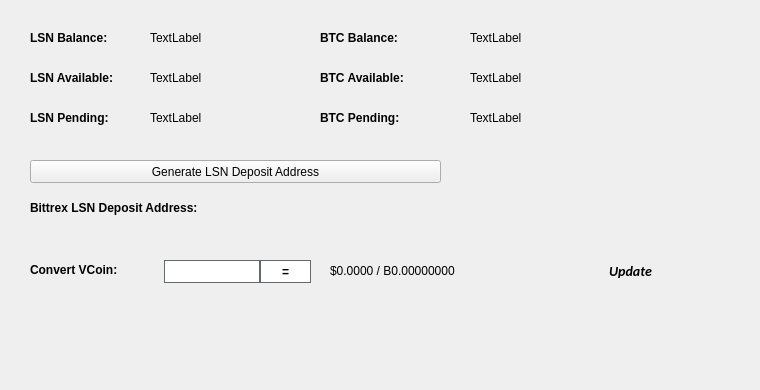
   <widget class="QWidget" name="BalanceTab">
    <attribute name="title">
     <string>Balance</string>
    </attribute>
    <widget class="QLabel" name="BitcoinBalanceLabel">
     <property name="geometry">
      <rect>
       <x>470</x>
       <y>30</y>
       <width>150</width>
       <height>16</height>
      </rect>
     </property>
     <property name="text">
      <string>TextLabel</string>
     </property>
    </widget>
    <widget class="QLabel" name="LSNBalanceLabel">
     <property name="geometry">
      <rect>
       <x>150</x>
       <y>30</y>
       <width>150</width>
       <height>16</height>
      </rect>
     </property>
     <property name="text">
      <string>TextLabel</string>
     </property>
    </widget>
    <widget class="QLabel" name="label_11">
     <property name="geometry">
      <rect>
       <x>30</x>
       <y>30</y>
       <width>101</width>
       <height>16</height>
      </rect>
     </property>
     <property name="font">
      <font>
       <weight>75</weight>
       <bold>true</bold>
      </font>
     </property>
     <property name="text">
      <string>LSN Balance:</string>
     </property>
    </widget>
    <widget class="QLabel" name="label_12">
     <property name="geometry">
      <rect>
       <x>320</x>
       <y>30</y>
       <width>101</width>
       <height>16</height>
      </rect>
     </property>
     <property name="font">
      <font>
       <weight>75</weight>
       <bold>true</bold>
      </font>
     </property>
     <property name="text">
      <string>BTC Balance:</string>
     </property>
    </widget>
    <widget class="QLabel" name="LSNAvailableLabel_2">
     <property name="geometry">
      <rect>
       <x>150</x>
       <y>70</y>
       <width>150</width>
       <height>16</height>
      </rect>
     </property>
     <property name="text">
      <string>TextLabel</string>
     </property>
    </widget>
    <widget class="QLabel" name="label_13">
     <property name="geometry">
      <rect>
       <x>30</x>
       <y>70</y>
       <width>111</width>
       <height>16</height>
      </rect>
     </property>
     <property name="font">
      <font>
       <weight>75</weight>
       <bold>true</bold>
      </font>
     </property>
     <property name="text">
      <string>LSN Available:</string>
     </property>
    </widget>
    <widget class="QLabel" name="label_14">
     <property name="geometry">
      <rect>
       <x>30</x>
       <y>110</y>
       <width>101</width>
       <height>16</height>
      </rect>
     </property>
     <property name="font">
      <font>
       <weight>75</weight>
       <bold>true</bold>
      </font>
     </property>
     <property name="text">
      <string>LSN Pending:</string>
     </property>
    </widget>
    <widget class="QLabel" name="LSNPendingLabel">
     <property name="geometry">
      <rect>
       <x>150</x>
       <y>110</y>
       <width>150</width>
       <height>16</height>
      </rect>
     </property>
     <property name="text">
      <string>TextLabel</string>
     </property>
    </widget>
    <widget class="QLabel" name="label_15">
     <property name="geometry">
      <rect>
       <x>320</x>
       <y>70</y>
       <width>111</width>
       <height>16</height>
      </rect>
     </property>
     <property name="font">
      <font>
       <weight>75</weight>
       <bold>true</bold>
      </font>
     </property>
     <property name="text">
      <string>BTC Available:</string>
     </property>
    </widget>
    <widget class="QLabel" name="BitcoinAvailableLabel">
     <property name="geometry">
      <rect>
       <x>470</x>
       <y>70</y>
       <width>150</width>
       <height>16</height>
      </rect>
     </property>
     <property name="text">
      <string>TextLabel</string>
     </property>
    </widget>
    <widget class="QLabel" name="label_31">
     <property name="geometry">
      <rect>
       <x>320</x>
       <y>110</y>
       <width>111</width>
       <height>16</height>
      </rect>
     </property>
     <property name="font">
      <font>
       <weight>75</weight>
       <bold>true</bold>
      </font>
     </property>
     <property name="text">
      <string>BTC Pending:</string>
     </property>
    </widget>
    <widget class="QLabel" name="BitcoinPendingLabel">
     <property name="geometry">
      <rect>
       <x>470</x>
       <y>110</y>
       <width>150</width>
       <height>16</height>
      </rect>
     </property>
     <property name="text">
      <string>TextLabel</string>
     </property>
    </widget>
    <widget class="QLabel" name="label_33">
     <property name="geometry">
      <rect>
       <x>30</x>
       <y>200</y>
       <width>221</width>
       <height>16</height>
      </rect>
     </property>
     <property name="font">
      <font>
       <weight>75</weight>
       <bold>true</bold>
      </font>
     </property>
     <property name="text">
      <string>Bittrex LSN Deposit Address:</string>
     </property>
    </widget>
    <widget class="QPushButton" name="GenDepositBTN">
     <property name="geometry">
      <rect>
       <x>30</x>
       <y>160</y>
       <width>411</width>
       <height>23</height>
      </rect>
     </property>
     <property name="text">
      <string>Generate LSN Deposit Address</string>
     </property>
     <property name="icon">
      <iconset resource="../lucin.qrc">
       <normaloff>:/icons/bitcoin</normaloff>:/icons/bitcoin</iconset>
     </property>
    </widget>
    <widget class="QLabel" name="DepositAddressLabel">
     <property name="geometry">
      <rect>
       <x>200</x>
       <y>200</y>
       <width>261</width>
       <height>16</height>
      </rect>
     </property>
     <property name="palette">
      <palette>
       <active>
        <colorrole role="WindowText">
         <brush brushstyle="SolidPattern">
          <color alpha="255">
           <red>0</red>
           <green>0</green>
           <blue>0</blue>
          </color>
         </brush>
        </colorrole>
        <colorrole role="Text">
         <brush brushstyle="SolidPattern">
          <color alpha="255">
           <red>0</red>
           <green>0</green>
           <blue>255</blue>
          </color>
         </brush>
        </colorrole>
       </active>
       <inactive>
        <colorrole role="WindowText">
         <brush brushstyle="SolidPattern">
          <color alpha="255">
           <red>0</red>
           <green>0</green>
           <blue>0</blue>
          </color>
         </brush>
        </colorrole>
        <colorrole role="Text">
         <brush brushstyle="SolidPattern">
          <color alpha="255">
           <red>0</red>
           <green>0</green>
           <blue>255</blue>
          </color>
         </brush>
        </colorrole>
       </inactive>
       <disabled>
        <colorrole role="WindowText">
         <brush brushstyle="SolidPattern">
          <color alpha="255">
           <red>120</red>
           <green>120</green>
           <blue>120</blue>
          </color>
         </brush>
        </colorrole>
        <colorrole role="Text">
         <brush brushstyle="SolidPattern">
          <color alpha="255">
           <red>120</red>
           <green>120</green>
           <blue>120</blue>
          </color>
         </brush>
        </colorrole>
       </disabled>
      </palette>
     </property>
     <property name="font">
      <font>
       <weight>75</weight>
       <bold>true</bold>
      </font>
     </property>
     <property name="text">
      <string/>
     </property>
     <property name="alignment">
      <set>Qt::AlignRight|Qt::AlignTrailing|Qt::AlignVCenter</set>
     </property>
     <property name="textInteractionFlags">
      <set>Qt::LinksAccessibleByMouse|Qt::TextSelectableByKeyboard|Qt::TextSelectableByMouse</set>
     </property>
    </widget>
    <widget class="QLabel" name="label_8">
     <property name="geometry">
      <rect>
       <x>460</x>
       <y>300</y>
       <width>281</width>
       <height>81</height>
      </rect>
     </property>
     <property name="text">
      <string/>
     </property>
     <property name="pixmap">
      <pixmap>:/images/bittrex</pixmap>
     </property>
    </widget>
    <widget class="QWidget" name="widgetConversion" native="true">
     <property name="geometry">
      <rect>
       <x>0</x>
       <y>250</y>
       <width>751</width>
       <height>43</height>
      </rect>
     </property>
     <property name="minimumSize">
      <size>
       <width>0</width>
       <height>43</height>
      </size>
     </property>
     <property name="styleSheet">
      <string notr="true"/>
     </property>
     <widget class="QPushButton" name="btnUpdateMarketData">
      <property name="geometry">
       <rect>
        <x>575</x>
        <y>0</y>
        <width>111</width>
        <height>41</height>
       </rect>
      </property>
      <property name="sizePolicy">
       <sizepolicy hsizetype="Expanding" vsizetype="Expanding">
        <horstretch>0</horstretch>
        <verstretch>0</verstretch>
       </sizepolicy>
      </property>
      <property name="font">
       <font>
        <family>calibri</family>
        <pointsize>-1</pointsize>
        <weight>75</weight>
        <italic>true</italic>
        <bold>true</bold>
       </font>
      </property>
      <property name="styleSheet">
       <string notr="true">margin:0px;text-align:center;padding:2px;border-radius:3px;font-style:italic;width:100px;font-size:14px;font-family:calibri;font-weight:600;</string>
      </property>
      <property name="text">
       <string>Update</string>
      </property>
      <property name="iconSize">
       <size>
        <width>150</width>
        <height>35</height>
       </size>
      </property>
      <property name="autoDefault">
       <bool>true</bool>
      </property>
      <property name="default">
       <bool>true</bool>
      </property>
     </widget>
     <widget class="QLabel" name="lblConvertVCoin">
      <property name="geometry">
       <rect>
        <x>30</x>
        <y>10</y>
        <width>131</width>
        <height>20</height>
       </rect>
      </property>
      <property name="styleSheet">
       <string notr="true"/>
      </property>
      <property name="text">
       <string>&lt;html&gt;&lt;head/&gt;&lt;body&gt;&lt;p&gt;&lt;span style=&quot; font-weight:600;&quot;&gt;Convert VCoin:&lt;/span&gt;&lt;/p&gt;&lt;/body&gt;&lt;/html&gt;</string>
      </property>
     </widget>
     <widget class="QLineEdit" name="txtConvertVCoinQty">
      <property name="geometry">
       <rect>
        <x>160</x>
        <y>10</y>
        <width>100</width>
        <height>23</height>
       </rect>
      </property>
      <property name="minimumSize">
       <size>
        <width>100</width>
        <height>23</height>
       </size>
      </property>
      <property name="maximumSize">
       <size>
        <width>100</width>
        <height>16777215</height>
       </size>
      </property>
      <property name="styleSheet">
       <string notr="true">border: 1px solid #61696c;margin-left:4px;</string>
      </property>
     </widget>
     <widget class="QPushButton" name="btnConvertLSN">
      <property name="geometry">
       <rect>
        <x>260</x>
        <y>10</y>
        <width>51</width>
        <height>23</height>
       </rect>
      </property>
      <property name="minimumSize">
       <size>
        <width>0</width>
        <height>23</height>
       </size>
      </property>
      <property name="styleSheet">
       <string notr="true">border:1px solid #61696c;background:white;font-weight:600;</string>
      </property>
      <property name="text">
       <string>=</string>
      </property>
     </widget>
     <widget class="QLabel" name="lblConvertVCoinResults">
      <property name="geometry">
       <rect>
        <x>330</x>
        <y>0</y>
        <width>201</width>
        <height>41</height>
       </rect>
      </property>
      <property name="styleSheet">
       <string notr="true"/>
      </property>
      <property name="text">
       <string>$0.0000 / B0.00000000</string>
      </property>
     </widget>
     <widget class="QLabel" name="iconOverviewUpdateWait">
      <property name="geometry">
       <rect>
        <x>670</x>
        <y>10</y>
        <width>24</width>
        <height>24</height>
       </rect>
      </property>
      <property name="text">
       <string/>
      </property>
      <property name="pixmap">
       <pixmap resource="../lucin.qrc">:/icons/transaction_1</pixmap>
      </property>
      <property name="scaledContents">
       <bool>true</bool>
      </property>
      <property name="alignment">
       <set>Qt::AlignCenter</set>
      </property>
     </widget>
    </widget>
   </widget>
